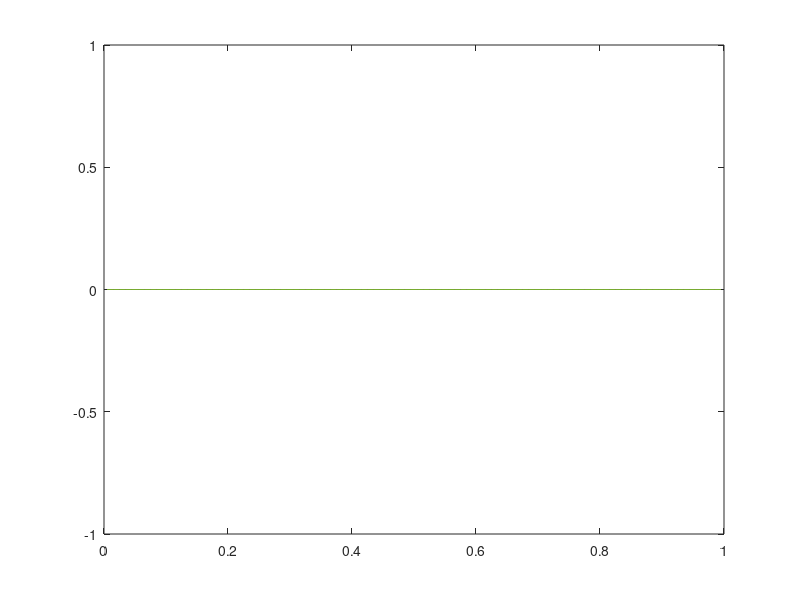

Reproduce this figure in MATLAB. (Note: this script raises an error after producing the figure.)
%Compressible Solver
%Solves the discretized form of  d(rho*phi)/dt -d/dx (lambda * dp/dx) = q
%Tanvi Chheda
%9 May 2016

clear all 

%Define parameters, interfaces
%|---X---|---X---|...|---X---|
Dirichelt_BC = 0; pL=1;pR=0;
AddWells = 1;

L = 1.0; % Length [m]
N = 100; % # grid cells
Dx = L / N; % grid size
x = linspace(Dx/2,L-Dx/2, N); %Grid centers
xi = linspace(0, L, N + 1); %interfaces

%Temporal
Dt=0.01; %time step
nTimeSteps=40;
maxNewtonIter = 50; %max Newton-loops

cf = 1; %effective compressibility
pinit=zeros(N,1); %initial pressure

%Single phase convective co-eff 
lambda = ones(N,1); % constructs vector
%lambda=1+0.3*randn(N,1); %Random heterogenous
phi = 0.4;
rho0 = 1;
p0 = 0;

%% Pressure Solver

p = zeros(N,nTimeSteps);
p(:,1)=pinit;

figure
plot(x,p)
hold on

% Repeat for each time step
for step = 2:nTimeSteps
    %1-pressure at time step n
    p_n = p(:,step-1);
    %2-initial guess for iteration loop, nu
    p_nu = p_n;
    %3- update quantities at time step n
    [rho_n,~] = density(p0, rho0, cf, p_n);

    for it = 1:maxNewtonIter
        A = zeros(N,N); %convective matrix
        C = zeros(N,N); 
        q = zeros(N,1);
        
        % 4- update properties
        [rho_nu, drhodp_nu] = density(p0, rho0, cf, p_nu);
        % 5- Calculate Residual
        T = trans(Dx,N,lambda,rho_nu);
        % 6- Construct C and A in (C+A)dp=R
        for i=1:N
            if (i>1)
                A(i,i-1) = -T(i);
                A(i,i) = T(i);
            end
            if (i<N)
                A(i,i+1) = -T(i+1);
                A(i,i) = A(i,i) + T(i+1);
            end
            C(i,i) = 1/(Dt)*phi*drhodp_nu; 
        end
        % implement BC
        
        if Dirichelt_BC==1
            i=1;
            %T(1)*p(1) + T(2)*(p(1)-p(2)) = q(1) + T(1)*pL
            A(i,i)=A(i,i)+T(1);
            q(i)=q(i)+T(1)*pL;
            %T(N)*(p(N)-p(N-1) + T(N+1)*p(N) = q(N) + T(N+1)*pR
            i=N;
            A(i,i)=A(i,i)+T(N+1); %????
            q(i)= q(i) + T(N+1)*pR;
        end
        
        if AddWells==1
            PIw1=1000; PIw2=1000; pw1=1; pw2=0;
            A(1,1)= A(1,1)+ PIw1*lambda(1);
            q(1) = q(1)+ PIw1*pw1*lambda(1);
            A(N,N)= A(N,N)+ PIw2*lambda(N);
            q(N)= q(N)+PIw2*pw2*lambda(N);
        end
        
        % 7- calculate R
        r_nu = q - phi/Dt*(rho_nu-rho_n) -A*p_nu;
        
        % 8- solve dp=(C+A)\R
        dp = (C+A)\r_nu;
        
        % 9- p_nu_plus_1 = p_nu + dp
        p_nu_plus_1 = p_nu + dp;
        
        % 10- check convergence: max(abs(dp(:))<eps
        % if converged, store soln & exit
        if max(abs(dp(:)))<1e-4 
            p(:,step) = p_nu_plus_1;
            break %terminates innermost for loop
        else
            p_nu = p_nu_plus_1;
        end
    end
    %check if you're out due to convergence, not max allowed iterations
    if it==maxNewtonIter
        print('reached max Newton It, may have not yet converged');    
    end

end

plot(x,p)
xlabel('x'); ylabel('Pressure')

%PLOT VELOCITY
V=zeros(N,nTimeSteps);
lambdaH = zeros(N+1,1); % Initialize Lambda Avg., calc. later
lambdaH(2:N) = (2*lambda(1:N-1).*lambda(2:N))./(lambda(1:N-1)+lambda(2:N));
lambdaH(1) = lambda(1); lambdaH(N+1) = lambda(N);
for t=1:nTimeSteps
    for i = 2:N
        V(i,t)=-lambdaH(i)*(p(i,t)-p(i-1,t))/Dx;
    end
    V(1,t)=-2*lambda(1)*(p(1,t)-pL)/Dx;
    V(N+1,t)=-2*lambda(N)*(pR-p(N,t))/Dx;
end


figure;
plot(xi,V)
ylim([0,5])
ylabel('Velocity');
xlabel('x');

figure;
rov=zeros(N,1);
for i=1:N
    rov(i)=rho_n(i).*((2*V(i,nTimeSteps).*V(i+1,nTimeSteps))./(V(i,nTimeSteps)+V(i+1,nTimeSteps)));
end
plot(x,rov);
ylim([1,2])
ylabel('Mass flux = {\rho} u');